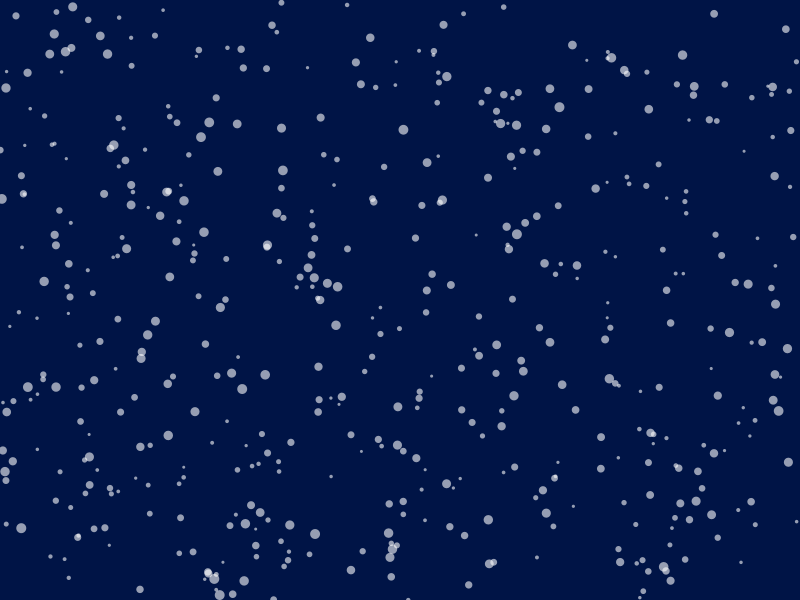
Frame 1 (no input)
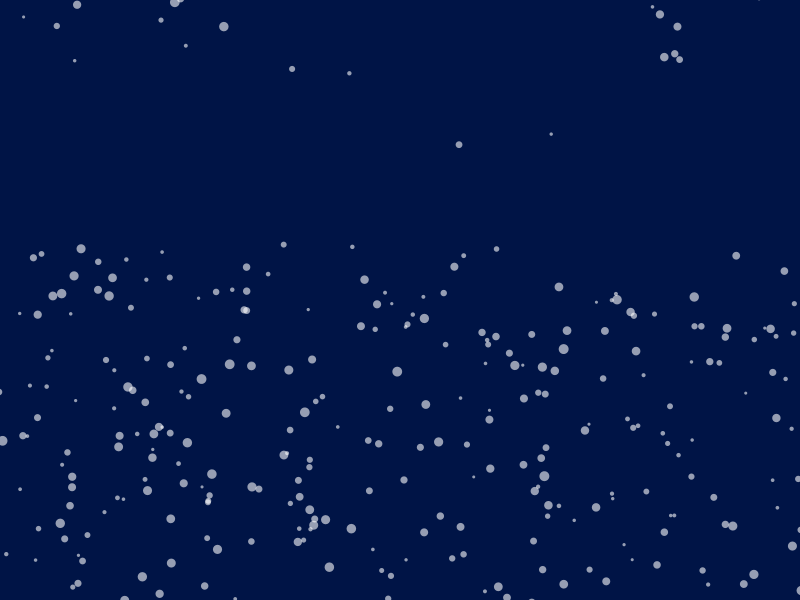
Frame 60 (the mouse pressed at the canvas centre just before this capture)
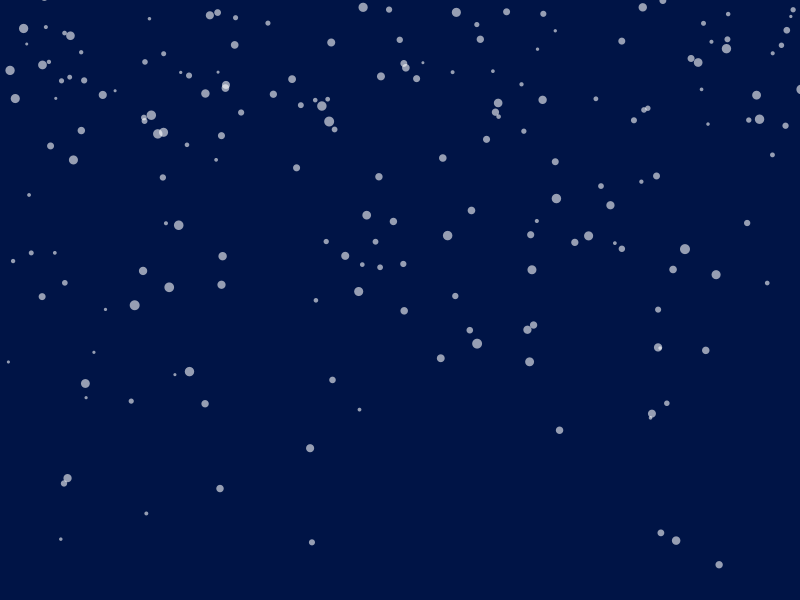
Frame 120 (the mouse held since frame 60 and released just before this capture)

The Processing sketch that drew these frames (run headless with seeded random() and noise(); from frame 60 on, the mouse is pressed at the canvas centre):

// Processing sketch: snowflakes
// ── snowflakes.pde
int count=500;
PVector [] loc= new PVector [count];
PVector [] vel= new PVector [count];
PVector [] a= new PVector [count];
float [] sz=new float[count];
void setup(){
  size(800,600);
  for(int i=0;i<count;i++){
  sz[i]=(random(3,10));
  loc[i]= new PVector(random(0,width),random(0,height));
  vel[i]= new PVector(0,1);
  a[i]=   new PVector(0,.1);
  
  }
noStroke();
fill(255,150);

}

void draw(){
  background(0,20,70);
  for(int i=0;i<count;i++){
 vel[i].add(a[i]);
    loc[i].add(vel[i]);
    vel[i].limit(10);
   
    ellipse(loc[i].x, loc[i].y, sz[i], sz[i]);
    
    a[i].x = random(-.1, .1);
   if (loc[i].y - sz[i]/2 > height) {
      loc[i].set(random(width), random(-height, -sz[i]/2));
      vel[i].set(0, 1);
    }
  }
  
  }
